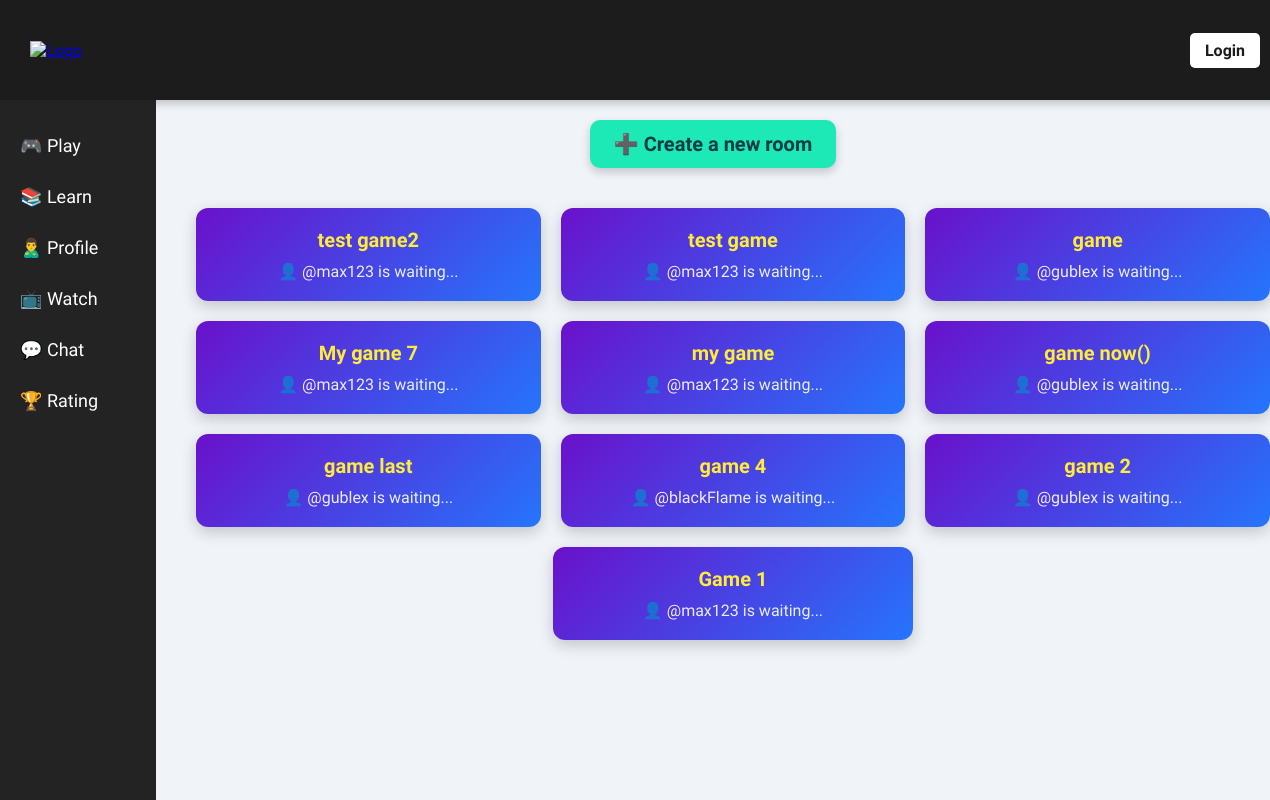
The app's page /rooms/, older data.
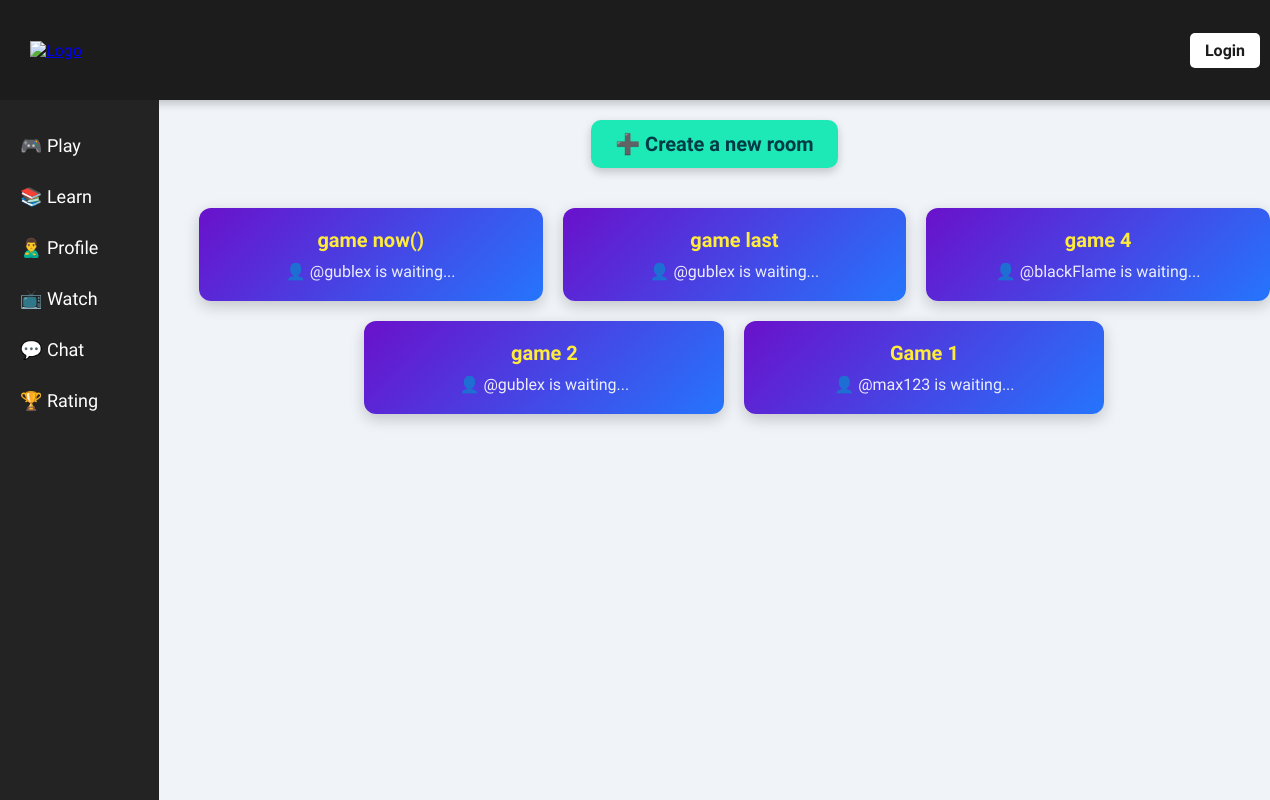
The same page, newer data.
### baseapp/models.py (models this page shows, shortened)
class Room(models.Model):
    name = models.CharField(max_length=255, unique=True)
    creator = models.ForeignKey(User, on_delete=models.CASCADE, related_name='created_rooms')
    created_at = models.DateTimeField(auto_now_add=True)
    is_active = models.BooleanField(default=False)
    players = models.ManyToManyField(User, related_name='rooms', blank=True)
    class Meta:
        ordering = ['-created_at']

### baseapp/views.py (the view)
# urls.py: path('rooms/', views.roomsPage, name="rooms"),
def roomsPage(request):
    rooms = Room.objects.all()
    context = {'rooms': rooms}
    return render(request, 'baseapp/rooms_page.html', context)

### baseapp/templates/baseapp/rooms_page.html (shortened to what this page needs)
{% extends 'main.html' %}
{% block content %}
<div>
   <a class="create-room-link" href="{% url 'create-room' %}">➕ Create a new room</a>
   <div class="rooms-container">
     {% for room in rooms %}
     <div class="room-card">
       <a href="{% url 'room' room.id %}">{{ room.name }}</a>
       <div class="room-creator">👤 @{{ room.creator.username }} is waiting...</div>
     </div>
     {% endfor %}
   </div>
</div>
{% endblock %}

### templates/main.html (shortened to what this page needs)
{% load static %}
<!DOCTYPE html>
<html lang="en">
<head>
</head>
<body>
    <div class="header-container">
        <div class="header-logo">
            <a href="{% url 'home' %}">
                <img src="{% static 'images/img1.png' %}" alt="Logo">
            </a>
        </div>
        <div class="user-container">
            {% if request.user.is_authenticated %}
            <p>Welcome, <strong>{{ request.user.username }}</strong></p>
            <p><a href="{% url 'logout' %}">Logout</a></p>
            {% else %}
            <p><a href="{% url 'login' %}">Login</a></p>
            {% endif %}
        </div>
    </div>
    <div class="main-content-container">
        <div class="navbar">
            <a href="{% url 'rooms' %}">🎮 Play</a>
            <a href="#">📚 Learn</a>
            <a href="{% url 'profile' request.user.id %}">🙎‍♂️ Profile </a>
            <a href="#">📺 Watch</a>
            <a href="#">💬 Chat</a>
            <a href="{% url 'rating' %}">🏆 Rating </a>
        </div>
        <div class="main-content">
            {% block content %}
            {% endblock %}
        </div>
    </div>
</body>
</html>

### templates/main.html (style rules this page uses)
body { font-family: 'Titillium Web', sans-serif; background-color: #f0f4f8; margin: 0; padding: 0; display: flex; flex-direction: column; height: 100vh; width: 100%; overflow-x: hidden; }
.header-container { display: flex; align-items: center; justify-content: space-between; background-color: #1c1c1c; color: white; padding: 15px 30px; box-shadow: 0 4px 8px rgba(0, 0, 0, 0.2); width: 100%; height: 70px; }
.header-logo img { height: 50px; transition: transform 0.3s ease-in-out; }
.user-container { display: flex; align-items: center; gap: 10px; flex-wrap: wrap; margin-right: 40px; }
.user-container p { margin: 0; color: white; font-weight: 500; }
.user-container a { background: white; color: #1c1c1c; padding: 8px 15px; border-radius: 5px; text-decoration: none; font-weight: 600; transition: 0.3s ease-in-out; white-space: nowrap; }
.main-content-container { display: flex; flex: 1; overflow: hidden; }
.navbar { width: 180px; background-color: #232323; display: flex; flex-direction: column; padding-top: 20px; height: 100%; }
.navbar a { text-decoration: none; color: white; font-size: 18px; font-weight: 500; padding: 15px 20px; transition: all 0.3s ease; display: flex; align-items: center; }
.main-content { flex-grow: 1; display: flex; flex-direction: column; align-items: center; padding: 20px; overflow-y: auto; }

### baseapp/templates/baseapp/rooms_page.html (style rules this page uses)
body { font-family: 'Titillium Web', sans-serif; }
.rooms-container { display: flex; flex-wrap: wrap; gap: 20px; padding: 20px; justify-content: center; max-width: 1200px; width: 100%; margin: 0 auto; overflow: hidden; }
.room-card { background: linear-gradient(135deg, #6a11cb, #2575fc); color: white; padding: 20px; border-radius: 12px; box-shadow: 0 5px 15px rgba(0, 0, 0, 0.2); text-align: center; font-size: 18px; font-weight: 600; flex: 1 1 250px; max-width: 320px; transition: transform 0.3s ease, box-shadow 0.3s ease; }
.room-card a { text-decoration: none; color: #ffeb3b; font-size: 20px; }
.room-creator { margin-top: 10px; font-size: 16px; font-weight: 400; opacity: 0.9; }
.create-room-link { display: block; width: fit-content; max-width: 300px; margin: 0 auto 20px auto; padding: 12px 24px; background-color: #1de9b6; color: #003b46; text-decoration: none; font-size: 20px; font-weight: 600; border-radius: 10px; transition: background-color 0.3s ease, transform 0.2s ease; box-shadow: 0 4px 10px rgba(0, 0, 0, 0.2); text-align: center; }

Row changes from the older to the newer data that the page shows:
removed Room: name "test game2", creator.username "max123"
removed Room: name "test game", creator.username "max123"
removed Room: name "game", creator.username "gublex"
removed Room: name "My game 7", creator.username "max123"
removed Room: name "my game", creator.username "max123"
